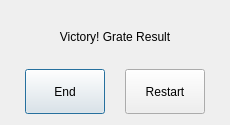
<?xml version="1.0" encoding="UTF-8"?>
<ui version="4.0">
 <class>Dialog</class>
 <widget class="QDialog" name="Dialog">
  <property name="geometry">
   <rect>
    <x>0</x>
    <y>0</y>
    <width>230</width>
    <height>125</height>
   </rect>
  </property>
  <property name="minimumSize">
   <size>
    <width>230</width>
    <height>125</height>
   </size>
  </property>
  <property name="maximumSize">
   <size>
    <width>230</width>
    <height>125</height>
   </size>
  </property>
  <property name="sizeIncrement">
   <size>
    <width>230</width>
    <height>125</height>
   </size>
  </property>
  <property name="windowTitle">
   <string>VICTORY</string>
  </property>
  <layout class="QVBoxLayout" name="verticalLayout">
   <item>
    <widget class="QLabel" name="label">
     <property name="text">
      <string>Victory! Grate Result</string>
     </property>
     <property name="alignment">
      <set>Qt::AlignCenter</set>
     </property>
    </widget>
   </item>
   <item>
    <layout class="QHBoxLayout" name="horizontalLayout">
     <item>
      <widget class="QPushButton" name="pushButton_end">
       <property name="sizePolicy">
        <sizepolicy hsizetype="Fixed" vsizetype="Fixed">
         <horstretch>0</horstretch>
         <verstretch>0</verstretch>
        </sizepolicy>
       </property>
       <property name="minimumSize">
        <size>
         <width>70</width>
         <height>45</height>
        </size>
       </property>
       <property name="text">
        <string>End</string>
       </property>
      </widget>
     </item>
     <item>
      <widget class="QPushButton" name="pushButton_restart">
       <property name="sizePolicy">
        <sizepolicy hsizetype="Fixed" vsizetype="Fixed">
         <horstretch>0</horstretch>
         <verstretch>0</verstretch>
        </sizepolicy>
       </property>
       <property name="minimumSize">
        <size>
         <width>50</width>
         <height>45</height>
        </size>
       </property>
       <property name="text">
        <string>Restart</string>
       </property>
      </widget>
     </item>
    </layout>
   </item>
  </layout>
 </widget>
 <resources/>
 <connections/>
</ui>
